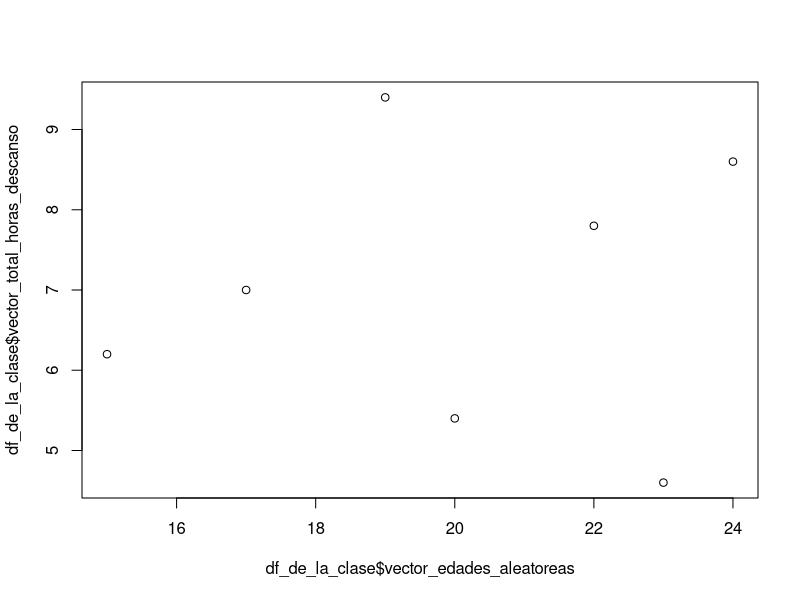

Write the R code that produced this figure.
## ---- chunk 1
1:10
## ---- chunk 2
log(1)
pi 
## ---- chunk 3
vector_edades_aleatoreas <- c(sample(15:25, 7)) 
# sample() permite elegir aleatoreamente un numero x de elementos de un vector

is.numeric(vector_edades_aleatoreas)

is.integer(vector_edades_aleatoreas)

class(vector_edades_aleatoreas)
length(vector_edades_aleatoreas)
## ---- chunk 4
vector_total_horas_descanso <- sample(seq(4.6, 10, 0.8), 7)
# seq() te permite generar numeros en secuencia en un rango establecido de acuerdo a un valor definido

is.numeric(vector_total_horas_descanso)

is.integer(vector_total_horas_descanso) # esto da FALSE por ser numeros decimales
## ---- chunk 5
vector_con_nombres <- c("Hector", "Sara", "Lucia", "Jose", "Karla", "Sofia", "Manuel" )

str(vector_con_nombres)
## ---- chunk 6
es_mayor_de_edad <- vector_edades_aleatoreas > 18

es_mayor_de_edad
## ---- chunk 7
as.character(vector_edades_aleatoreas) # Les saldran comillas a los numeros
## ---- chunk 8
as.numeric(vector_con_nombres)
## ---- chunk 9
"a" < "b"
## ---- chunk 10
"b" < "a"
## ---- chunk 11

"Sofia" == "Karla"

## ---- chunk 12
print(es_mayor_de_edad)

as.numeric(es_mayor_de_edad)
## ---- chunk 13

lista_de_vectores <- list(vector_con_nombres, vector_edades_aleatoreas, vector_total_horas_descanso, es_mayor_de_edad)

print(lista_de_vectores)
## ---- chunk 14
lista_de_vectores[[2]]
# He llamado al vector 2 
## ---- chunk 15
lista_de_vectores[[2]][3]
# He llamado al objeto numero 3 del vector 2 
## ---- chunk 16
frecuencia_ejercicio <- sample(c("nunca", "a veces", "mucho", "siempre"), 7, replace = TRUE)
# sample() con character strings y el arg 'replace = TRUE' que permite que se repitan los datos

str(frecuencia_ejercicio)


## ---- chunk 17
factor_frecuencia_ejercicio <- factor(frecuencia_ejercicio, ordered = TRUE)

print(factor_frecuencia_ejercicio)
# estan en orden alfabetico

## ---- chunk 18
factor_frecuencia_ejercicio <- factor(frecuencia_ejercicio, ordered = TRUE,
                                      levels = c("nunca", "a veces", "mucho", "siempre"))

print(factor_frecuencia_ejercicio)


## ---- chunk 19
factor_frecuencia_ejercicio <- factor(frecuencia_ejercicio, ordered = TRUE,
                                      levels = c("nunca", "a veces", "mucho", "siempre"),
                                      labels = c(0, 1, 2, 3))

print(factor_frecuencia_ejercicio)
## ---- chunk 20
as.factor(vector_con_nombres)
## ---- chunk 21
matriz_por_columnas <- matrix(1:20, ncol = 5, byrow = FALSE)

print(matriz_por_columnas)
## ---- chunk 22
matriz_por_filas <-  matrix(1:20, ncol = 5, byrow = TRUE)

matriz_por_filas
## ---- chunk 23
matriz_por_columnas[2,5]

matriz_por_filas[2,5]
## ---- chunk 24
df_de_la_clase <- data.frame(vector_con_nombres, # cada uno sera una columna
                             vector_edades_aleatoreas, 
                             vector_total_horas_descanso, 
                             es_mayor_de_edad, 
                             factor_frecuencia_ejercicio)

# df es la forma de abreviar dataframe

df_de_la_clase
## ---- chunk 25
df_de_la_clase$vector_con_nombres
## ---- chunk 26
df_de_la_clase[,1]
# De esta forma al dejar el espacio de la fila sin nada, le inidcamos a R que queremos la columna 1. # Sirve tambien de forma inversa para seleccionar filas 


## ---- chunk 27
df_de_la_clase[2,]
## ---- chunk 28
df_de_la_clase[1:3, c(1, 3, 5)]

# Al utilizar c() generas un vector que contiene los numeros de las columnas, R lo entiende y busca a cada columna por su numero
## ---- chunk 29
df_subset <- df_de_la_clase[, c(1, 4, 5)]

df_subset
## ---- chunk 30
plot(x = df_de_la_clase$vector_edades_aleatoreas, y = df_de_la_clase$vector_total_horas_descanso)
